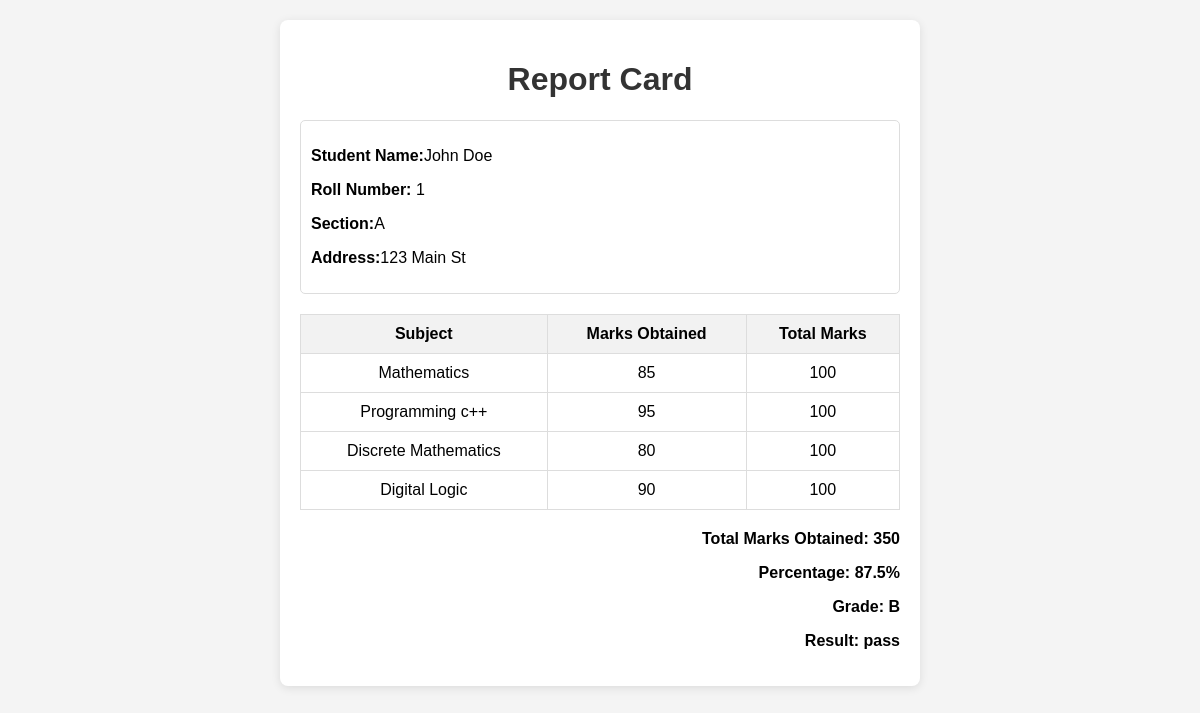
Screenshot of /report_card/1 with the database file from the repository.
### home/models.py (models this page shows, shortened)
class student(models.Model):
    student_name=models.CharField(max_length=50)
    student_address=models.CharField(max_length=100)
    student_roll_number=models.IntegerField()
    student_section=models.CharField(max_length=1)
    student_marks_math=models.IntegerField(null=True,blank=True)
    student_marks_Digital_logic=models.IntegerField(null=True,blank=True)
    student_marks_programming=models.IntegerField(null=True,blank=True)
    student_marks_discrete=models.IntegerField(null=True,blank=True)

### home/views.py (the view)
# urls.py: path("report_card/<int:id>",result,name="report_card"),
def result(request,id):
    queryset=get_object_or_404(student,id=id)
    student_marks_Digital_logic=int(queryset.student_marks_Digital_logic) if queryset.student_marks_Digital_logic else 0
    total=(int(queryset.student_marks_math)+student_marks_Digital_logic+
           int(queryset.student_marks_discrete)+int(queryset.student_marks_programming))
    max_numb=400
    percentage=(total/max_numb)*100
    if percentage >= 90:
        Grade = "A"
    elif percentage >= 80:
        Grade = "B"
    elif percentage >= 70:
        Grade = "C"
    elif percentage >= 60:
        Grade = "D"
    else:
        Grade = "F"
    if percentage<40:
        result="fail"
    else:
        result="pass"
    queryset=student.objects.get(id=id)
    context={"student":queryset,"total":total,"max_numb":max_numb,
             "percentage":percentage,"result":result,"Grade":Grade}
    return render(request, "report_card.html", context)

### home/templates/report_card.html (shortened to what this page needs)
<!DOCTYPE html>
<html lang="en">
<head>
    {%load static%}
    <link rel="stylesheet" href="{% static 'report_card.css' %}">
</head>
<body>
    <div class="report-card">
        <h1>Report Card</h1>
        <div class="student-info">
            <p><strong>Student Name:</strong>{{student.student_name}}</p>
            <p><strong>Roll Number:</strong> {{student.student_roll_number}}</p>
            <p><strong>Section:</strong>{{student.student_section}}</p>
            <p><strong>Address:</strong>{{student.student_address}}</p>
        </div>
        <table>
            <thead>
                <tr>
                    <th>Subject</th>
                    <th>Marks Obtained</th>
                    <th>Total Marks</th>
                </tr>
            </thead>
            <tbody>
                <tr>
                    <td>Mathematics</td>
                    <td>{{student.student_marks_math}}</td>
                    <td>100</td>
                </tr>
                <tr>
                    <td>Programming c++</td>
                    <td> {{student.student_marks_programming}}</td>
                    <td>100</td>
                </tr>
                <tr>
                    <td>Discrete Mathematics</td>
                    <td>{{student.student_marks_discrete}}</td>
                    <td>100</td>
                </tr>
                <tr>
                    <td>Digital Logic</td>
                    <td>{{student.student_marks_Digital_logic}}</td>
                    <td>100</td>
                </tr>
            </tbody>
        </table>
        <div class="footer">
            <p><strong>Total Marks Obtained: </strong>{{total}} </p>
            <p><strong>Percentage: </strong> {{percentage}}%</p>
            <p><strong>Grade: </strong>{{Grade}}</p>
            <p><strong>Result: </strong>{{result}}</p>
        </div>
    </div>
</body>
</html>

### home/static/report_card.css (style rules this page uses)
body { font-family: Arial, sans-serif; background-color: #f4f4f4; margin: 0; padding: 20px; }
.report-card { background-color: #fff; border-radius: 8px; box-shadow: 0 2px 10px rgba(0, 0, 0, 0.1); padding: 20px; max-width: 600px; margin: auto; }
h1 { text-align: center; color: #333; }
.student-info { margin-bottom: 20px; padding: 10px; border: 1px solid #ddd; border-radius: 5px; }
table { width: 100%; border-collapse: collapse; margin-bottom: 20px; }
table th, table td { border: 1px solid #ddd; padding: 10px; text-align: center; }
table th { background-color: #f2f2f2; }
.footer { text-align: right; font-weight: bold; }

### rows the page displays
student: student_name "John Doe", student_roll_number "1", student_section "A", student_address "123 Main St", student_marks_math "85", student_marks_programming "95", student_marks_discrete "80", student_marks_Digital_logic "90"

### other values shown
{{ total }} "350"
{{ percentage }} "87.5"
{{ Grade }} "B"
{{ result }} "pass"
